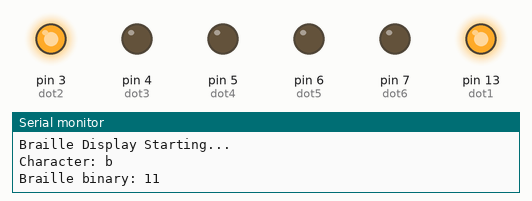
This sketch was run on a simulated Arduino Uno, built with avr-gcc and run on an emulated ATmega328P. On the bench: output pins drawn as LEDs (lit = HIGH), the last lines printed to the serial monitor. At 22.4 s the program stops and its outputs stay as they are.

Above: at 1.5 s.
At 6.3 s:
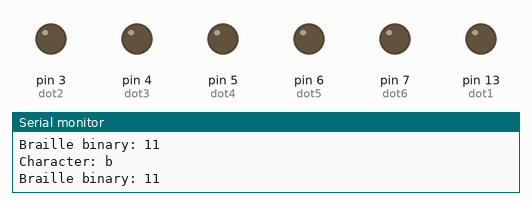
Timing chart, 0 to 7.4 s (numbered marks = the images above):
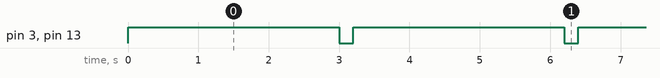

The sketch:

braille_arduino.ino
```cpp
// Braille Display using Arduino UNO
// Pins for Braille dots (using LEDs or vibration motors)
const int dot1 = 13;  // Top left
const int dot2 = 3;   // Middle left
const int dot3 = 4;   // Bottom left
const int dot4 = 5;   // Top right
const int dot5 = 6;   // Middle right
const int dot6 = 7;   // Bottom right

const byte braillePatterns[] = {
  // Letters a-j
  0b000001, // a
  0b000011, // b
  0b000101, // c
  0b000111, // d
  0b000110, // e
  0b000101, // f
  0b000111, // g
  0b000101, // h
  0b000011, // i
  0b000111, // j

  // Letters k-t
  0b001001, // k
  0b001011, // l
  0b001101, // m
  0b001111, // n
  0b001110, // o
  0b001101, // p
  0b001111, // q
  0b001101, // r
  0b001011, // s
  0b001111, // t

  // Letters u-z
  0b101001, // u
  0b101011, // v
  0b101101, // w
  0b101111, // x
  0b101110, // y
  0b101101, // z

  // Numbers 0-9 (reusing a-j)
  0b001111, // 0
  0b000001, // 1
  0b000011, // 2
  0b000101, // 3
  0b000111, // 4
  0b000110, // 5
  0b000101, // 6
  0b000111, // 7
  0b000101, // 8
  0b000011, // 9

  // Space
  0b000000  // space
};

String input = "bbbbbbb";  // Set your text here
int currentIndex = 0;

void setup() {
  // Setup Braille pins
  pinMode(dot1, OUTPUT);
  pinMode(dot2, OUTPUT);
  pinMode(dot3, OUTPUT);
  pinMode(dot4, OUTPUT);
  pinMode(dot5, OUTPUT);
  pinMode(dot6, OUTPUT);

  Serial.begin(9600);
  Serial.println("Braille Display Starting...");
}

void loop() {
  if (currentIndex < input.length()) {
    char c = input.charAt(currentIndex);
    Serial.print("Character: ");
    Serial.println(c);

    displayBrailleChar(c);
    delay(1000);  // Wait for 5 seconds
    clearDots();
    delay(200);   // Brief pause between characters

    currentIndex++;
  } else {
    // Stop after finishing the string
    while (true);
  }
}

void displayBrailleChar(char c) {
  int index = -1;

  if (c >= 'a' && c <= 'z') index = c - 'a';
  else if (c >= 'A' && c <= 'Z') index = c - 'A';
  else if (c >= '0' && c <= '9') index = 26 + (c - '0');
  else if (c == ' ') index = 36;

  if (index >= 0 && index < sizeof(braillePatterns)) {
    byte pattern = braillePatterns[index];
    digitalWrite(dot1, pattern & 0b000001);
    digitalWrite(dot2, pattern & 0b000010);
    digitalWrite(dot3, pattern & 0b000100);
    digitalWrite(dot4, pattern & 0b001000);
    digitalWrite(dot5, pattern & 0b010000);
    digitalWrite(dot6, pattern & 0b100000);

    Serial.print("Braille binary: ");
    Serial.println(pattern, BIN);
  } else {
    Serial.println("Invalid character");
  }
  delay(2000);
}

void clearDots() {
  digitalWrite(dot1, LOW);
  digitalWrite(dot2, LOW);
  digitalWrite(dot3, LOW);
  digitalWrite(dot4, LOW);
  digitalWrite(dot5, LOW);
  digitalWrite(dot6, LOW);
}
```

Measured:
- by itself, pin 3 (dot2), pin 13 (dot1): alternates HIGH for 3.0 s and LOW for 0.20 s
